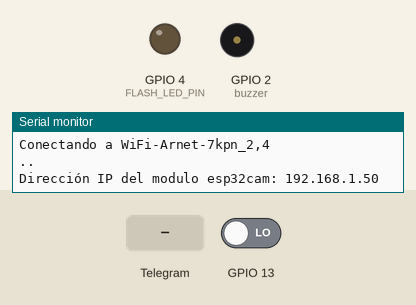
Simulated run of this sketch. Board: ESP32. On the bench: output pins drawn as LEDs (lit = HIGH), buzzer (waves = sounding, pin HIGH), the last lines printed to the serial monitor. The test bench sets the inputs (shaded band); at power-on: GPIO 13 LOW. WiFi joins after 1.5 s; servers stay silent unless stated; the camera gives no picture; web services answer with replies made up by the test bench.

Above: at 3.1 s.
3.2 s: Telegram message "/flash" received
At 4.7 s:
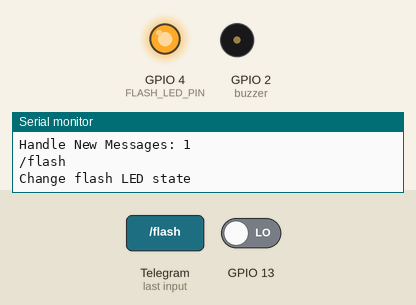
5.0 s: GPIO 13 driven HIGH
6.5 s: Telegram message "/start" received
9.2 s: Telegram message "/photo" received
Timing chart, 0 to 12.1 s (numbered marks = the images above; inputs shaded):
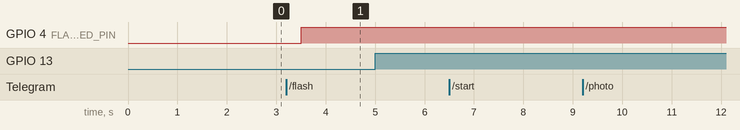

The sketch:

esp32-cam.ino
```cpp
#include <WiFi.h>
#include <WiFiClientSecure.h>
#include "soc/soc.h"
#include "soc/rtc_cntl_reg.h"
#include "esp_camera.h"
#include <UniversalTelegramBot.h>
#include <ArduinoJson.h>
#include <Wire.h>

//Reemplazar con los datos de tu red wifi
const char* ssid = "WiFi-Arnet-7kpn_2,4";
const char* password = "10936274";
String CHAT_ID = "-1001531220301";//ID_Chat se obtiene de telegram
//Token de Telegram BOT se obtenienen desde Botfather en telegram
String BOTtoken = "5608271045:AAHJOM8H7R5c9MVQsjNq-IhDdefEYWKXkVI";

WiFiClientSecure clientTCP;
UniversalTelegramBot bot(BOTtoken, clientTCP);


//PARA CÁMARA MODELO AI THINKER
#define PWDN_GPIO_NUM     32
#define RESET_GPIO_NUM    -1
#define XCLK_GPIO_NUM      0
#define SIOD_GPIO_NUM     26
#define SIOC_GPIO_NUM     27
#define Y9_GPIO_NUM       35
#define Y8_GPIO_NUM       34
#define Y7_GPIO_NUM       39
#define Y6_GPIO_NUM       36
#define Y5_GPIO_NUM       21
#define Y4_GPIO_NUM       19
#define Y3_GPIO_NUM       18
#define Y2_GPIO_NUM        5
#define VSYNC_GPIO_NUM    25
#define HREF_GPIO_NUM     23
#define PCLK_GPIO_NUM     22


bool sendPhoto = false;


//led
#define FLASH_LED_PIN 4

bool flashState = LOW;

//Timbre
bool timbre = false;
#define buzzer 2
int botRequestDelay = 1000;
unsigned long lastTimeBotRan;

void handleNewMessages(int nuevoMensajes);

String sendPhotoTelegram();
// Indica cuando se apretó el timbre

static void IRAM_ATTR pulsarTimbre(void * arg){
    Serial.println("Timbre precionado!");
    timbre = true;
}

void setup(){

    WRITE_PERI_REG(RTC_CNTL_BROWN_OUT_REG, 0);
    Serial.begin(115200);
    pinMode(buzzer, OUTPUT);
    pinMode(FLASH_LED_PIN, OUTPUT);
    digitalWrite(FLASH_LED_PIN, flashState);

    WiFi.mode(WIFI_STA);
    Serial.println();
    Serial.print("Conectando a ");
    Serial.println(ssid);
    WiFi.begin(ssid, password);

    clientTCP.setCACert(TELEGRAM_CERTIFICATE_ROOT); // Agregar certificado raíz para api.telegram.org

    while (WiFi.status() != WL_CONNECTED) {
        Serial.print(".");
        delay(500);
        bot.sendMessage(CHAT_ID, "Sistema preparado, use '/start' para ver comandos!", "");//Enviamos un mensaje a telegram para informar que el sistema está listo
    }

    Serial.println();
    Serial.print("Dirección IP del modulo esp32cam: ");
    Serial.println(WiFi.localIP());

    camera_config_t config;

    config.ledc_channel = LEDC_CHANNEL_0;
    config.ledc_timer = LEDC_TIMER_0;
    config.pin_d0 = Y2_GPIO_NUM;
    config.pin_d1 = Y3_GPIO_NUM;
    config.pin_d2 = Y4_GPIO_NUM;
    config.pin_d3 = Y5_GPIO_NUM;
    config.pin_d4 = Y6_GPIO_NUM;
    config.pin_d5 = Y7_GPIO_NUM;
    config.pin_d6 = Y8_GPIO_NUM;
    config.pin_d7 = Y9_GPIO_NUM;
    config.pin_xclk = XCLK_GPIO_NUM;
    config.pin_pclk = PCLK_GPIO_NUM;
    config.pin_vsync = VSYNC_GPIO_NUM;
    config.pin_href = HREF_GPIO_NUM;
    config.pin_sscb_sda = SIOD_GPIO_NUM;
    config.pin_sscb_scl = SIOC_GPIO_NUM;
    config.pin_pwdn = PWDN_GPIO_NUM;
    config.pin_reset = RESET_GPIO_NUM;
    config.xclk_freq_hz = 20000000;
    config.pixel_format = PIXFORMAT_JPEG;

    if(psramFound()){
        config.frame_size = FRAMESIZE_UXGA;
        config.jpeg_quality = 1;  //0-63 menor número significa mayor calidad
        config.fb_count = 2;
    }

    else {
        config.frame_size = FRAMESIZE_SVGA;
        config.jpeg_quality = 2;  //0-63 menor número significa mayor calidad
        config.fb_count = 1;
    }
// inicio de la cámara

    esp_err_t err = esp_camera_init(&config);
    if (err != ESP_OK) {
        Serial.printf("El inicio de la cámara falló 0x%x", err);
        delay(1000);
        ESP.restart();
    }

// Tamaño de cuadro desplegable para una mayor velocidad de cuadro inicial

    sensor_t *s = esp_camera_sensor_get();
    s->set_framesize(s, FRAMESIZE_CIF);  // UXGA|SXGA|XGA|SVGA|VGA|CIF|QVGA|HQVGA|QQVGA
// En el pin 13 se coloca el pulsador

    err = gpio_isr_handler_add(GPIO_NUM_13, &pulsarTimbre, (void *) 13);

    if (err != ESP_OK){
        Serial.printf("hubo un error 0x%x \r\n", err);
    }

    err = gpio_set_intr_type(GPIO_NUM_13, GPIO_INTR_POSEDGE);

    if (err != ESP_OK){
        Serial.printf("hubo un error 0x%x \r\n", err);
    }
}

//https://randomnerdtutorials.com/telegram-esp32-cam-photo-arduino/
//este codigo es el codigo de ejemplo que se encuentra en el git de las librerias
void loop(){

  if (sendPhoto) {
    Serial.println("Preparing photo");
    bot.sendMessage(CHAT_ID, "enviando foto", "");//Enviamos un mensaje a telegram para informar que el sistema está listo
    sendPhotoTelegram();
    sendPhoto = false;
    bot.sendMessage(CHAT_ID, "foto enviada", "");
  }
  if (millis() > lastTimeBotRan + botRequestDelay)  {
    int numNewMessages = bot.getUpdates(bot.last_message_received + 1);
    while (numNewMessages) {
      Serial.println("got response");
      handleNewMessages(numNewMessages);
      numNewMessages = bot.getUpdates(bot.last_message_received + 1);
    }
    lastTimeBotRan = millis();
  }
}


String sendPhotoTelegram() {
  const char* myDomain = "api.telegram.org";
  String getAll = "";
  String getBody = "";

  camera_fb_t * fb = NULL;
  fb = esp_camera_fb_get();
  if(!fb) {
    Serial.println("Camera capture failed");
    delay(1000);
    ESP.restart();
    return "Camera capture failed";
  }

  Serial.println("Connect to " + String(myDomain));


  if (clientTCP.connect(myDomain, 443)) {
    Serial.println("Connection successful");

    String head = "--RandomNerdTutorials\r\nContent-Disposition: form-data; name=\"chat_id\"; \r\n\r\n" + CHAT_ID + "\r\n--RandomNerdTutorials\r\nContent-Disposition: form-data; name=\"photo\"; filename=\"esp32-cam.jpg\"\r\nContent-Type: image/jpeg\r\n\r\n";
    String tail = "\r\n--RandomNerdTutorials--\r\n";

    uint16_t imageLen = fb->len;
    uint16_t extraLen = head.length() + tail.length();
    uint16_t totalLen = imageLen + extraLen;

    clientTCP.println("POST /bot"+BOTtoken+"/sendPhoto HTTP/1.1");
    clientTCP.println("Host: " + String(myDomain));
    clientTCP.println("Content-Length: " + String(totalLen));
    clientTCP.println("Content-Type: multipart/form-data; boundary=RandomNerdTutorials");
    clientTCP.println();
    clientTCP.print(head);

    uint8_t *fbBuf = fb->buf;
    size_t fbLen = fb->len;
    for (size_t n=0;n<fbLen;n=n+1024) {
      if (n+1024<fbLen) {
        clientTCP.write(fbBuf, 1024);
        fbBuf += 1024;
      }
      else if (fbLen%1024>0) {
        size_t remainder = fbLen%1024;
        clientTCP.write(fbBuf, remainder);
      }
    }

    clientTCP.print(tail);

    esp_camera_fb_return(fb);

    int waitTime = 10000;   // timeout 10 seconds
    long startTimer = millis();
    boolean state = false;

    while ((startTimer + waitTime) > millis()){
      Serial.print(".");
      delay(100);
      while (clientTCP.available()) {
        char c = clientTCP.read();
        if (state==true) getBody += String(c);
        if (c == '\n') {
          if (getAll.length()==0) state=true;
          getAll = "";
        }
        else if (c != '\r')
          getAll += String(c);
        startTimer = millis();
      }
      if (getBody.length()>0) break;
    }
    clientTCP.stop();
    Serial.println(getBody);
  }
  else {
    getBody="Connected to api.telegram.org failed.";
    Serial.println("Connected to api.telegram.org failed.");
  }
  return getBody;
}


void handleNewMessages(int numNewMessages) {
  Serial.print("Handle New Messages: ");
  Serial.println(numNewMessages);

  for (int i = 0; i < numNewMessages; i++) {
    String chat_id = String(bot.messages[i].chat_id);
    if (chat_id != CHAT_ID){
      bot.sendMessage(chat_id, "Unauthorized user", "");
      continue;
    }

    // Print the received message
    String text = bot.messages[i].text;
    Serial.println(text);

    String from_name = bot.messages[i].from_name;
    if (text == "/start") {
      String welcome = "Welcome , " + from_name + "\n";
      welcome += "Use the following commands to interact with the ESP32-CAM \n";
      welcome += "/photo : takes a new photo\n";
      welcome += "/flash : toggles flash LED \n";
      bot.sendMessage(CHAT_ID, welcome, "");
    }
    if (text == "/flash") {
      flashState = !flashState;
      digitalWrite(FLASH_LED_PIN, flashState);
      Serial.println("Change flash LED state");
    }
    if (text == "/photo") {
      sendPhoto = true;
      Serial.println("New photo request");
    }
  }
}
```

Measured:
- after the input at 3.2 s, GPIO 4 (FLASH_LED_PIN): LOW → HIGH after 0.30 s
